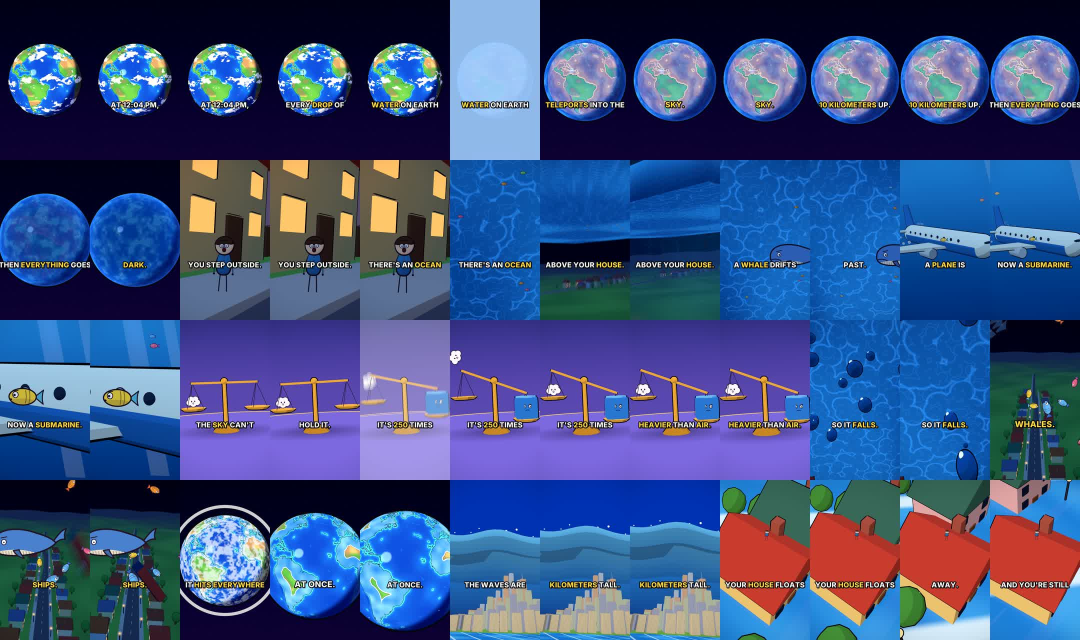
#> input picture videos/water-in-the-sky-30/final/contact_sheet.jpg, 2160 x 1280 px, given in place of f0630.png, which was not available (shown at 1/2 size)
$ python thumbnail.py
#> lines starting #> are read from the running program, lines starting #| are printed output that depends on the picture
"""Vertical Shorts covers (1080x1920) from rendered frames + bold outlined text."""
import sys
from PIL import Image, ImageDraw, ImageFont, ImageFilter, ImageEnhance
FONT = '/usr/share/fonts/opentype/inter/Inter-ExtraBold.otf'
def make(frame, lines, out, y0=150, arrow=None):
#> called with frame = 'frames/f0630.png', out = 'final/thumbnail_whale.jpg', y0 = 170
    im = Image.open(frame).convert('RGB')
#> im is the input picture: PIL image 2160x1280 RGB; mean R, G, B 59.7, 81, 128.9
    im = ImageEnhance.Color(im).enhance(1.25); im = ImageEnhance.Contrast(im).enhance(1.08)
#> after `im = ImageEnhance.Color(im).enhance(1.25)`:
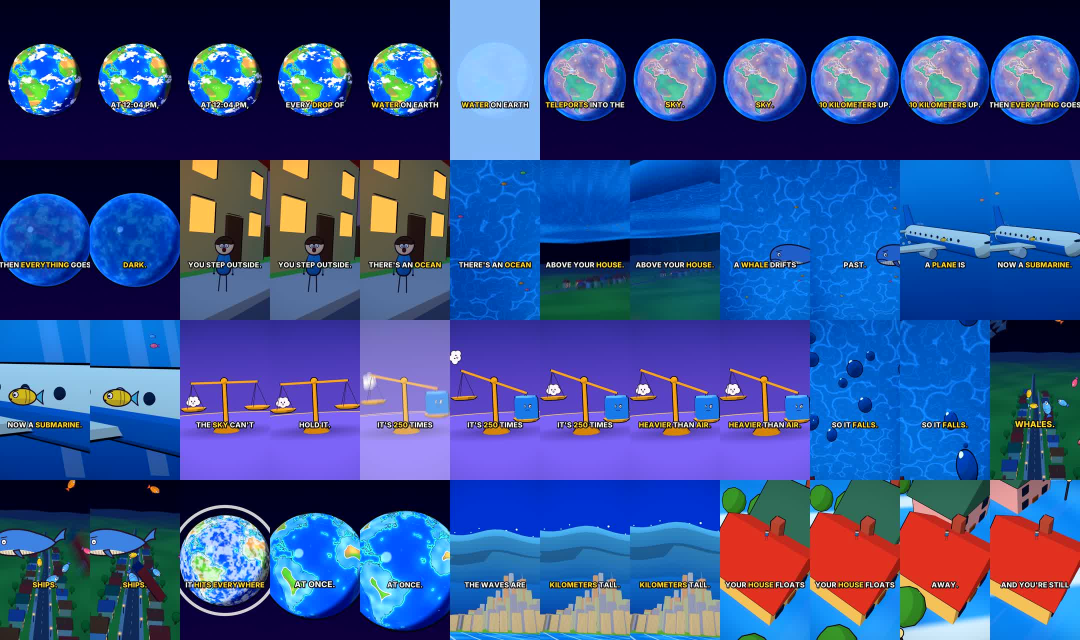
#> im: PIL image 2160x1280 RGB (shown at 1/2 size); mean R, G, B 55.4, 81.1, 140
    # darken the text band a little so the words pop
    shade = Image.new('L', im.size, 0); ds = ImageDraw.Draw(shade)
#> after `shade = Image.new('L', im.size, 0)`: shade: PIL image 2160x1280 L; every value is 0
    for i in range(560): ds.line([(0, y0 - 80 + i), (1080, y0 - 80 + i)], fill=int(120 * (1 - abs(i - 280) / 280)))
    im = Image.composite(Image.new('RGB', im.size, (0, 0, 0)), im, shade.filter(ImageFilter.GaussianBlur(30)))
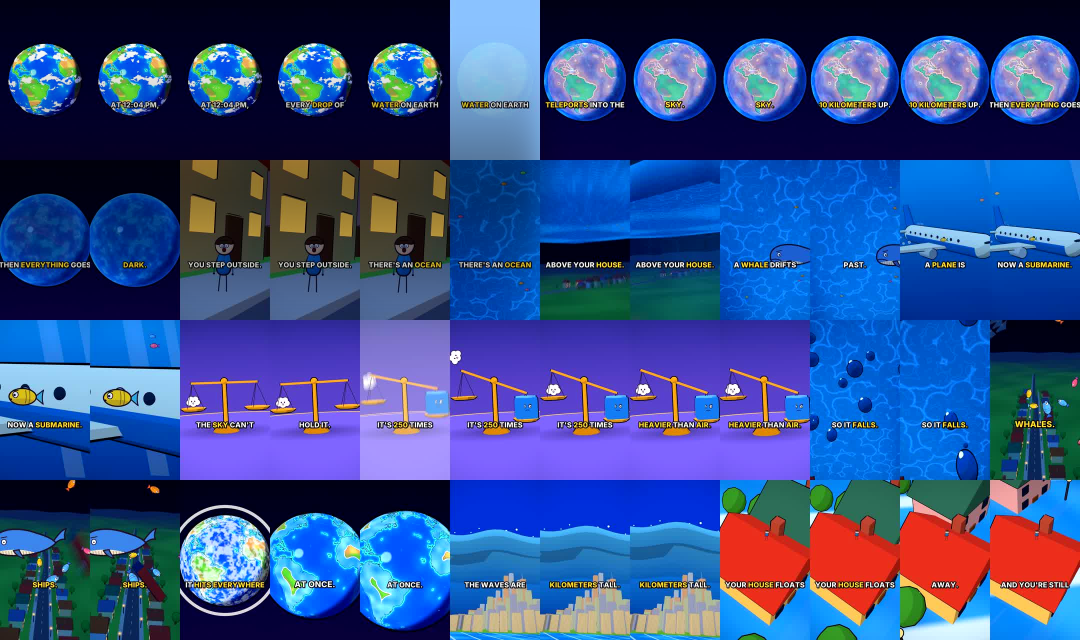
#> im: PIL image 2160x1280 RGB (shown at 1/2 size); mean R, G, B 52.2, 78.3, 137.8
    d = ImageDraw.Draw(im); y = y0
    for text, size, col in lines:
        f = ImageFont.truetype(FONT, size)
        while d.textlength(text, font=f) > 1000: size -= 4; f = ImageFont.truetype(FONT, size)
        w = d.textlength(text, font=f); x = (1080 - w) / 2
        d.text((x + 8, y + 10), text, font=f, fill=(0, 0, 0), stroke_width=int(size * 0.11), stroke_fill=(0, 0, 0))
        d.text((x, y), text, font=f, fill=col, stroke_width=int(size * 0.09), stroke_fill=(0, 0, 0))
        y += int(size * 1.08)
#> this loop made 2 passes
#> (w, x) on passes 1 to 2: (960.4, 59.78), (998.5, 40.75)
#> after the loop, y = 413
    if arrow:  # simple bold red arrow (x0,y0)->(x1,y1)
        (ax, ay), (bx, by) = arrow
        import math
        a = math.atan2(by - ay, bx - ax); L = 70
        for wdt, colr in [(44, (0, 0, 0)), (30, (235, 40, 40))]:
            d.line([(ax, ay), (bx, by)], fill=colr, width=wdt)
            p1 = (bx + L * math.cos(a + 2.5), by + L * math.sin(a + 2.5)); p2 = (bx + L * math.cos(a - 2.5), by + L * math.sin(a - 2.5))
            d.polygon([(bx + 18 * math.cos(a), by + 18 * math.sin(a)), p1, p2], fill=colr)
    im.save(out, quality=95)
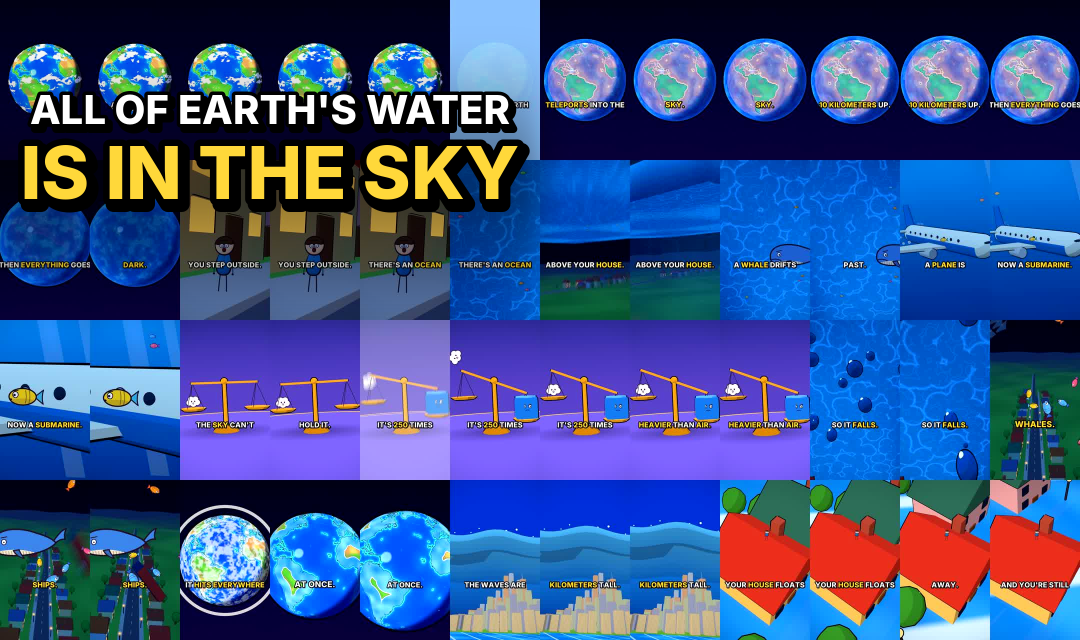
#> saved as thumbnail_whale.jpg: PIL image 2160x1280 RGB (shown at 1/2 size); mean R, G, B 56.9, 81.6, 136.6
Y = (255, 216, 58); Wt = (255, 255, 255)
make('frames/f0630.png', [("ALL OF EARTH'S WATER", 104, Wt), ("IS IN THE SKY", 150, Y)], 'final/thumbnail_whale.jpg', y0=170)
make('frames/f0760.png', [("THE WAVES ARE", 120, Wt), ("KILOMETERS TALL", 132, Y)], 'final/thumbnail_wave.jpg', y0=170)
#> call 2 of make, with frame = 'frames/f0760.png', out = 'final/thumbnail_wave.jpg', y0 = 170
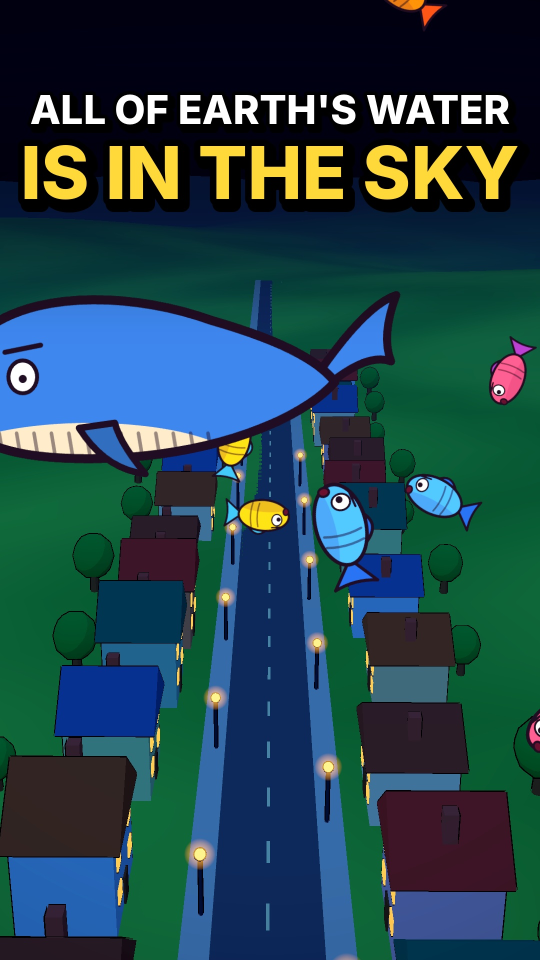
#> input picture videos/water-in-the-sky-30/final/thumbnail_whale.jpg, 1080 x 1920 px, given in place of f0760.png, which was not available (shown at 1/2 size)
#> in make, im is the input picture: PIL image 1080x1920 RGB; mean R, G, B 34.1, 68.1, 76.7
#> in make (call 2), `im = ImageEnhance.Color(im).enhance(1.25)`:
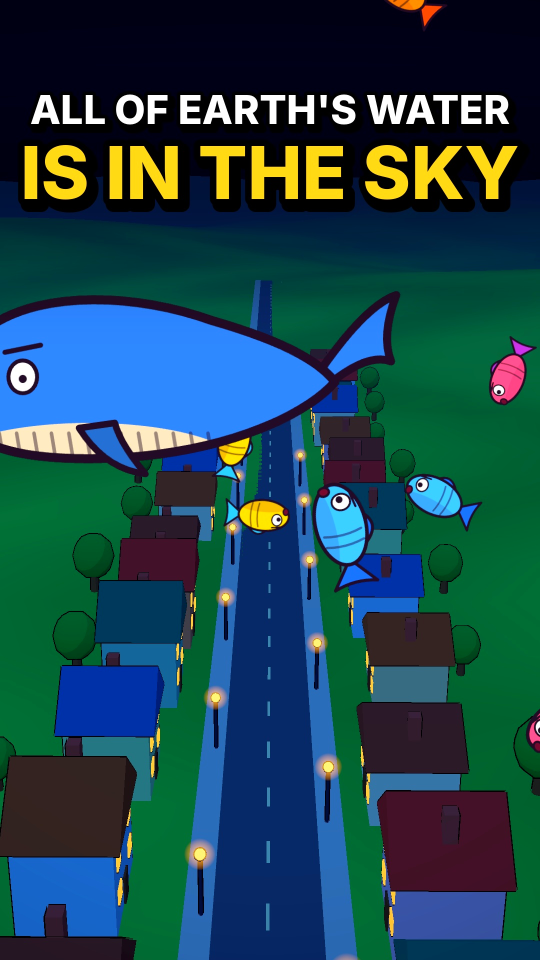
#> im: PIL image 1080x1920 RGB (shown at 1/2 size); mean R, G, B 28.6, 70.1, 80.1
#> in make (call 2), `shade = Image.new('L', im.size, 0)`: shade: PIL image 1080x1920 L; every value is 0
#> in make (call 2), `im = Image.composite(Image.new('RGB', im.size, (0, 0, 0)), im, shade.f..`:
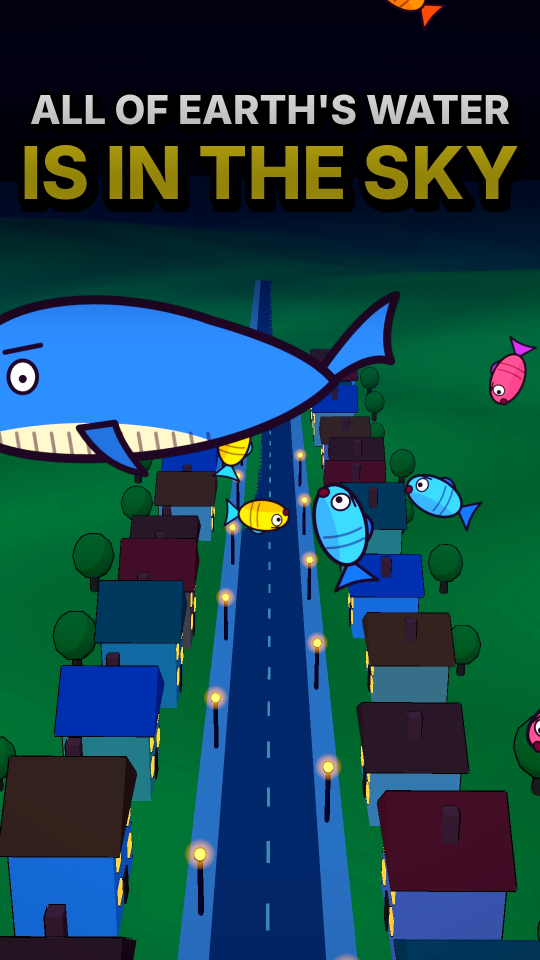
#> im: PIL image 1080x1920 RGB (shown at 1/2 size); mean R, G, B 24.5, 67.3, 77.7
#> the loop in make (call 2), `for text, size, col in lines:` made 2 passes
#> (w, x) on passes 1 to 2: (986.5, 46.74), (993.8, 43.11)
#> after the loop in make (call 2), `for text, size, col in lines:`: y = 415
#> in make (call 2), `im.save(out, quality=95)`:
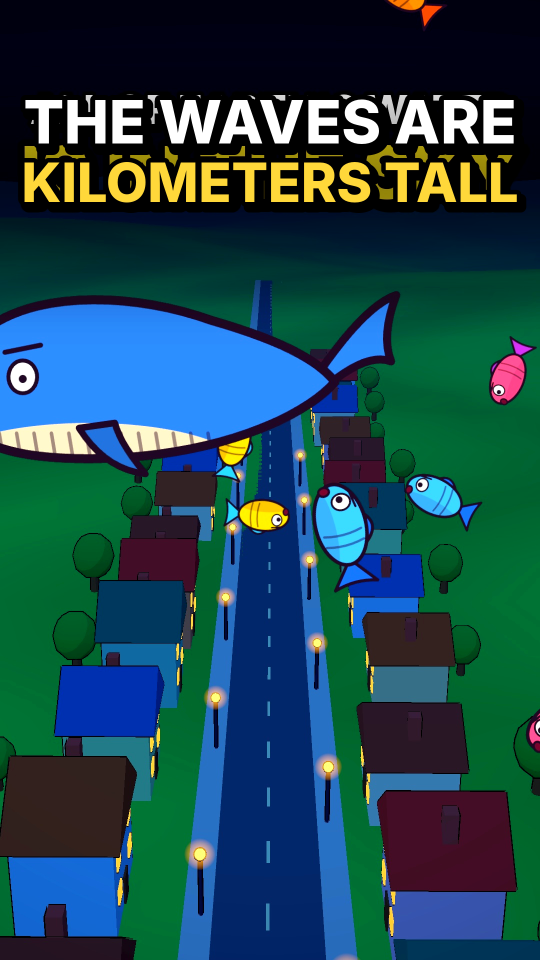
#> saved as thumbnail_wave.jpg: PIL image 1080x1920 RGB (shown at 1/2 size); mean R, G, B 29.4, 71.6, 81.3
